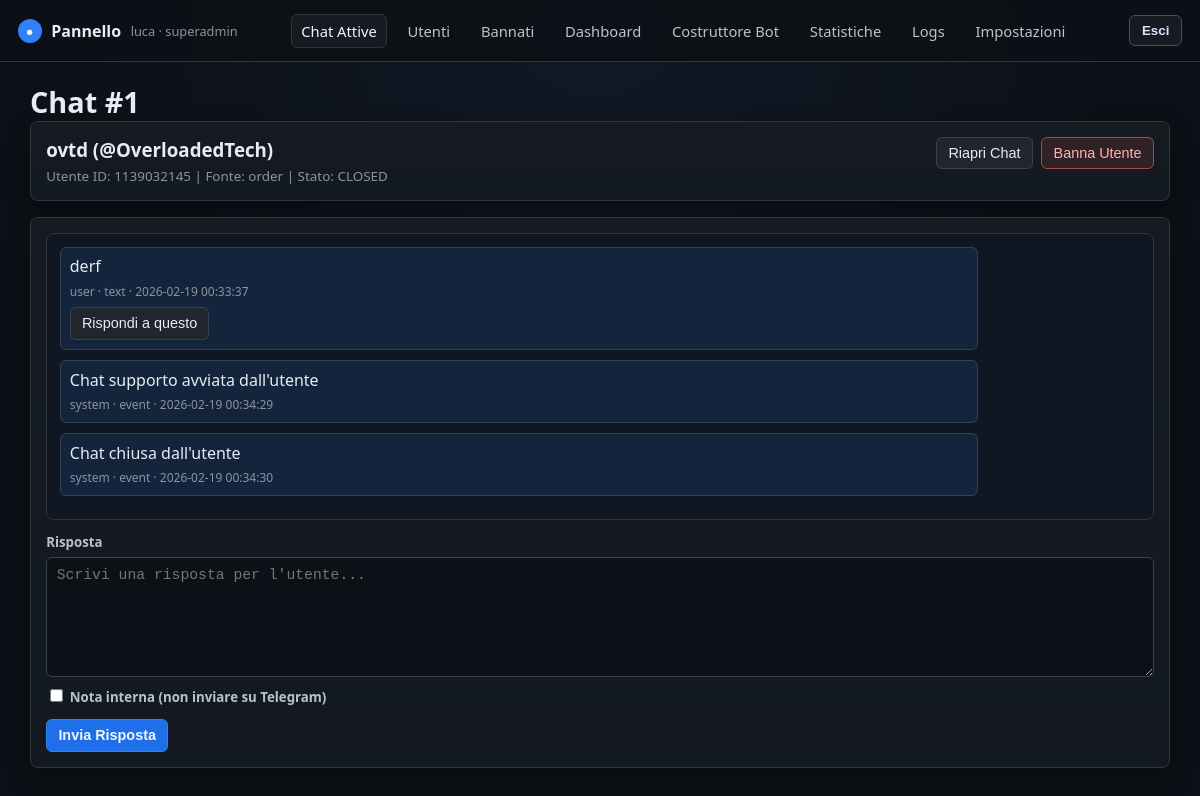
Screenshot of /chat/1 (signed in) with the database file from the repository.
### tables this page shows
CREATE TABLE admins (
            id INTEGER PRIMARY KEY AUTOINCREMENT,
            username TEXT NOT NULL UNIQUE,
            password_hash TEXT NOT NULL,
            role TEXT NOT NULL DEFAULT 'admin',
            created_by INTEGER,
            created_at TEXT NOT NULL,
            updated_at TEXT NOT NULL,
            last_login_at TEXT
        );

CREATE TABLE chats (
            id INTEGER PRIMARY KEY AUTOINCREMENT,
            user_id INTEGER NOT NULL,
            status TEXT NOT NULL,
            source TEXT NOT NULL,
            subject TEXT NOT NULL DEFAULT '',
            created_at TEXT NOT NULL,
            updated_at TEXT NOT NULL,
            closed_at TEXT,
            reopened_at TEXT
        );

CREATE TABLE users (
            telegram_id INTEGER PRIMARY KEY,
            username TEXT,
            first_name TEXT,
            last_name TEXT,
            is_suspended INTEGER NOT NULL DEFAULT 0,
            blocked_bot INTEGER NOT NULL DEFAULT 0,
            created_at TEXT NOT NULL,
            last_seen_at TEXT NOT NULL
        );

CREATE TABLE chat_messages (
            id INTEGER PRIMARY KEY AUTOINCREMENT,
            chat_id INTEGER NOT NULL REFERENCES chats(id) ON DELETE CASCADE,
            user_id INTEGER,
            sender_type TEXT NOT NULL,
            direction TEXT NOT NULL,
            content_type TEXT NOT NULL,
            content TEXT NOT NULL,
            payload_json TEXT NOT NULL DEFAULT '{}',
            created_at TEXT NOT NULL
        );

### app.py (the view)
    @app.route("/chat/<int:chat_id>")
    def chat_detail(chat_id: int) -> Any:
        service_obj = current_service()
        chat = service_obj.get_chat(chat_id)
        if not chat:
            abort(404)
        messages = build_chat_messages_view(service_obj, chat_id, service_obj.list_chat_messages(chat_id))
        return render_template("chat_detail.html", chat=chat, messages=messages)

### app.py (called while the page is built)
def now_str() -> str:
    return datetime.now().strftime("%Y-%m-%d %H:%M:%S")

def sanitize_text(value: Any, max_len: int = 4096) -> str:
    if value is None:
        return ""
    text = str(value).replace("\x00", " ").strip()
    if len(text) > max_len:
        return text[:max_len]
    return text

def to_int(value: Any, default: int = 0, minimum: int | None = None, maximum: int | None = None) -> int:
    try:
        parsed = int(str(value).strip())
    except Exception:
        parsed = default
    if minimum is not None:
        parsed = max(parsed, minimum)
    if maximum is not None:
        parsed = min(parsed, maximum)
    return parsed

    def _connect(self) -> sqlite3.Connection:
        conn = sqlite3.connect(self.path, timeout=30, check_same_thread=False)
        conn.row_factory = sqlite3.Row
        conn.execute("PRAGMA foreign_keys = ON")
        conn.execute("PRAGMA journal_mode = WAL")
        conn.execute("PRAGMA synchronous = NORMAL")
        return conn

    def execute(self, sql: str, params: tuple[Any, ...] = ()) -> int:
        with self._lock:
            conn = self._connect()
            try:
                cur = conn.execute(sql, params)
                conn.commit()
                return cur.lastrowid
            finally:
                conn.close()

    def fetchone(self, sql: str, params: tuple[Any, ...] = ()) -> sqlite3.Row | None:
        with self._lock:
            conn = self._connect()
            try:
                return conn.execute(sql, params).fetchone()
            finally:
                conn.close()

    def fetchall(self, sql: str, params: tuple[Any, ...] = ()) -> list[sqlite3.Row]:
        with self._lock:
            conn = self._connect()
            try:
                return conn.execute(sql, params).fetchall()
            finally:
                conn.close()

    def has_admin(self) -> bool:
        row = self.db.fetchone("SELECT COUNT(*) AS c FROM admins")
        return bool(row and row["c"] > 0)

    def get_admin_by_id(self, admin_id: int) -> sqlite3.Row | None:
        return self.db.fetchone("SELECT * FROM admins WHERE id = ?", (admin_id,))

    def get_chat(self, chat_id: int) -> sqlite3.Row | None:
        return self.db.fetchone(
            """
            SELECT c.*, u.username, u.first_name, u.last_name, u.is_suspended
            FROM chats c
            LEFT JOIN users u ON u.telegram_id = c.user_id
            WHERE c.id = ?
            """,
            (chat_id,),
        )

### templates/chat_detail.html (shortened to what this page needs)
{% extends "base.html" %}
{% block content %}
<h1 class="section-title">Chat #{{ chat.id }}</h1>
<div class="card" style="margin-bottom:1rem;">
  <div class="action-row" style="justify-content:space-between; align-items:flex-start;">
    <div>
      <h3 style="margin-bottom:0.3rem;">{{ chat.first_name or '' }} {{ chat.last_name or '' }} {% if chat.username %}(@{{ chat.username }}){% endif %}</h3>
      <div class="metric-sub">Utente ID: {{ chat.user_id }} | Fonte: {{ chat.source }} | Stato: {{ chat.status|upper }}</div>
    </div>
    <div class="action-row">
      {% if chat.status == 'open' %}
      <form method="post" action="{{ url_for('chat_close', chat_id=chat.id) }}" data-confirm="Chiudere questa chat?">
        <input type="hidden" name="csrf_token" value="{{ csrf_token }}">
        <button class="btn primary" type="submit">Chiudi Ticket</button>
      </form>
      {% else %}
      <form method="post" action="{{ url_for('chat_reopen', chat_id=chat.id) }}">
        <button class="btn" type="submit">Riapri Chat</button>
      </form>
      {% endif %}
      <form method="post" action="{{ url_for('chat_suspend_user', chat_id=chat.id) }}">
        {% if chat.is_suspended %}
          <button class="btn" type="submit">Sbanna Utente</button>
        {% else %}
          <button class="btn danger" type="submit">Banna Utente</button>
        {% endif %}
      </form>
    </div>
  </div>
</div>
<div class="card">
  <div
    class="chat-body"
    data-chat-scroll="true"
    data-chat-live="true"
    data-chat-api="{{ url_for('api_chat_messages', chat_id=chat.id) }}"
    data-last-id="{{ messages[-1].id if messages else 0 }}"
  >
    {% for msg in messages %}
      <div
        class="msg {% if msg.sender_type == 'admin' %}admin{% elif msg.sender_type == 'admin_note' %}note{% else %}user{% endif %}"
        data-msg-id="{{ msg.id }}"
      >
        <div>{{ msg.content }}</div>
        <div class="msg-meta">
          {{ msg.sender_type }} · {{ msg.content_type }} · {{ msg.created_at|fmt_dt }}
        </div>
        {% if msg.sender_type == 'user' and msg.direction == 'in' %}
          <button
            type="button"
            class="btn reply-link"
            data-reply-to="{{ msg.id }}"
            data-reply-preview="{{ msg.content }}"
          >
            Rispondi a questo
          </button>
        {% endif %}
      </div>
    {% else %}
      <div class="empty">Nessun messaggio in questa chat.</div>
    {% endfor %}
  </div>
  <form method="post" action="{{ url_for('chat_reply', chat_id=chat.id) }}">
    <div class="form-group">
      <label>Risposta</label>
      <textarea name="reply_text" maxlength="5000" placeholder="Scrivi una risposta per l'utente..." required></textarea>
    </div>
    <div class="form-group" style="margin-top:0.6rem;">
      <label>
        <input style="width:auto;" type="checkbox" name="internal_note" value="1">
        Nota interna (non inviare su Telegram)
      </label>
    </div>
    <button class="btn primary" style="margin-top:0.8rem;">Invia Risposta</button>
  </form>
</div>
{% endblock %}

### templates/base.html (shortened to what this page needs)
<!doctype html>
<html lang="it">
<head>
  <link rel="stylesheet" href="{{ url_for('static', filename='css/style.css') }}">
</head>
<body>
<header class="topbar">
  <div class="brand">
    <div class="brand-badge">●</div>
    <div class="brand-title">Pannello</div>
    {% if is_logged_in %}
      <div class="brand-sub">{{ current_admin_username }} · {{ current_admin_role }}</div>
    {% endif %}
  </div>
  {% if is_logged_in %}
  <nav class="topnav">
    <a class="{% if request.endpoint in ['chats', 'chat_detail'] %}active{% endif %}" href="{{ url_for('chats') }}">Chat Attive</a>
    <a class="{% if request.endpoint == 'users_page' %}active{% endif %}" href="{{ url_for('users_page') }}">Utenti</a>
    <a class="{% if request.endpoint == 'banned_users_page' %}active{% endif %}" href="{{ url_for('banned_users_page') }}">Bannati</a>
    {% if is_superadmin %}
    <a class="{% if request.endpoint == 'dashboard' %}active{% endif %}" href="{{ url_for('dashboard') }}">Dashboard</a>
    <a class="{% if request.endpoint == 'menu_builder' %}active{% endif %}" href="{{ url_for('menu_builder') }}">Costruttore Bot</a>
    <a class="{% if request.endpoint == 'stats' %}active{% endif %}" href="{{ url_for('stats') }}">Statistiche</a>
    <a class="{% if request.endpoint == 'logs_page' %}active{% endif %}" href="{{ url_for('logs_page') }}">Logs</a>
    {% endif %}
    <a class="{% if request.endpoint == 'settings_page' %}active{% endif %}" href="{{ url_for('settings_page') }}">Impostazioni</a>
  </nav>
  <div class="action-row">
    <form class="logout-inline" method="post" action="{{ url_for('logout') }}">
      <button type="submit">Esci</button>
    </form>
  </div>
  {% endif %}
</header>
<main class="page-wrap">
  {% block content %}{% endblock %}
</main>
</body>
</html>

### static/css/style.css (style rules this page uses)
:root { --bg-main: #0d1117; --bg-elev: #161b22; --bg-elev-2: #1f2630; --text: #e6edf3; --text-dim: #8b949e; --border: #30363d; --accent: #2f81f7; --accent-2: #58a6ff; --ok: #3fb950; --warn: #7aa2f7; --danger: #f85149; --shadow: 0 10px 24px rgba(0, 0, 0, 0.35); }
* { box-sizing: border-box; }
body { margin: 0; padding: 0; font-family: "Segoe UI", "Helvetica Neue", Arial, sans-serif; background: radial-gradient(circle at top, #111927 0%, #0d1117 52%); color: var(--text); min-height: 100vh; }
a { color: var(--accent-2); text-decoration: none; }
.topbar { position: sticky; top: 0; z-index: 30; display: flex; align-items: center; justify-content: space-between; gap: 1rem; padding: 0.85rem 1.1rem; background: rgba(13, 17, 23, 0.95); border-bottom: 1px solid var(--border); backdrop-filter: blur(3px); }
.brand { display: flex; align-items: center; gap: 0.6rem; }
.brand-badge { width: 24px; height: 24px; border-radius: 999px; background: var(--accent); display: grid; place-items: center; color: #f0f6fc; font-size: 0.8rem; }
.brand-title { font-size: 1rem; font-weight: 700; }
.brand-sub { color: var(--text-dim); font-size: 0.8rem; }
.topnav { display: flex; flex-wrap: wrap; align-items: center; gap: 0.6rem; }
.topnav a { color: #b9c4cf; font-size: 0.92rem; border: 1px solid transparent; border-radius: 6px; padding: 0.38rem 0.6rem; }
.topnav a:hover, .topnav a.active { color: #f0f6fc; border-color: #2b3543; background: #161b22; }
.logout-inline { margin: 0; }
.logout-inline button { border: 1px solid #35527c; background: #161b22; color: #d5e7ff; border-radius: 6px; font-weight: 700; padding: 0.45rem 0.75rem; cursor: pointer; }
.page-wrap { width: min(1240px, 95vw); margin: 1.2rem auto 2rem; }
.section-title { margin: 0; font-size: 1.8rem; }
.card { background: linear-gradient(180deg, #161b22, #131920); border: 1px solid var(--border); border-radius: 8px; box-shadow: var(--shadow); padding: 0.95rem; }
.card h2, .card h3, .card h4 { margin-top: 0; }
.metric-sub { color: var(--text-dim); font-size: 0.84rem; }
.btn, button.btn { border: 1px solid #394350; border-radius: 6px; background: #21262d; color: var(--text); cursor: pointer; padding: 0.46rem 0.7rem; font-size: 0.9rem; }
.btn.primary { border-color: #2f81f7; background: #1f6feb; color: #f0f6fc; font-weight: 700; }
.btn.danger { border-color: #a44b4b; background: rgba(248, 81, 73, 0.12); color: #ffb3ad; }
.action-row { display: flex; flex-wrap: wrap; align-items: center; gap: 0.55rem; }
.form-group { display: flex; flex-direction: column; gap: 0.34rem; }
label { color: #b6c2ce; font-size: 0.83rem; font-weight: 600; }
input, select, textarea { width: 100%; border: 1px solid #364152; background: #0d1117; color: #e6edf3; border-radius: 6px; padding: 0.55rem 0.6rem; font-size: 0.92rem; }
textarea { min-height: 120px; resize: vertical; }
.chat-body { max-height: 66vh; overflow: auto; background: #101722; border: 1px solid var(--border); border-radius: 8px; padding: 0.8rem; margin-bottom: 0.8rem; }
.msg { margin-bottom: 0.65rem; max-width: 85%; border: 1px solid #344153; border-radius: 6px; background: #1a2230; padding: 0.55rem; line-height: 1.35; }
.msg.user { background: #14243d; }
.msg-meta { margin-top: 0.35rem; color: var(--text-dim); font-size: 0.75rem; }
.reply-link { margin-top: 0.45rem; padding: 0.26rem 0.45rem; font-size: 0.78rem; }

### rows the page displays
admins: username "luca", role "superadmin"
chats: id "1", user_id "1139032145", source "order", status "CLOSED"
users: first_name "ovtd", username "OverloadedTech"
chat_messages: content "derf", sender_type "user", content_type "text", created_at|fmt_dt "2026-02-19 00:33:37"
chat_messages: content "Chat supporto avviata dall'utente", sender_type "system", content_type "event", created_at|fmt_dt "2026-02-19 00:34:29"
chat_messages: content "Chat chiusa dall'utente", sender_type "system", content_type "event", created_at|fmt_dt "2026-02-19 00:34:30"
